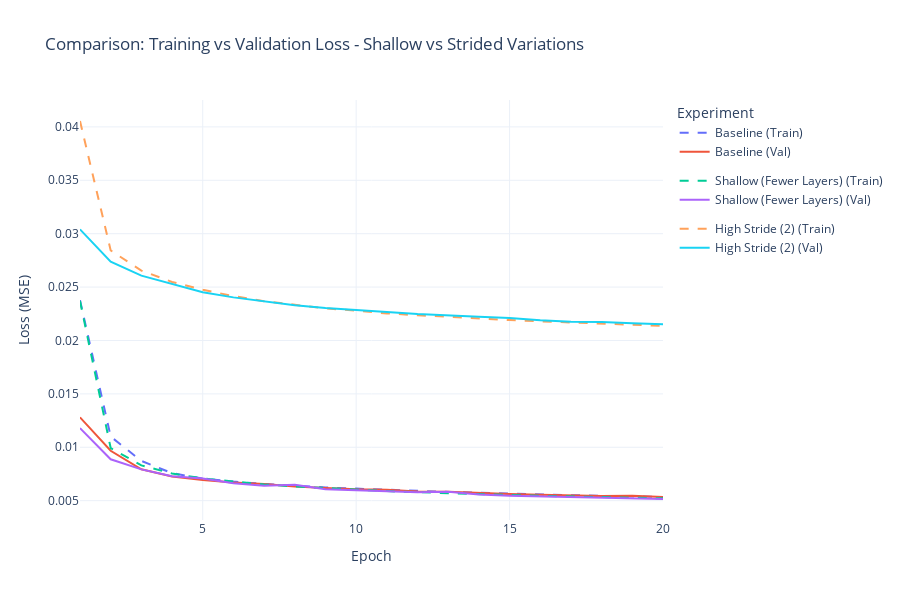

The notebook cell saved with this chart:
### Code cell
# Plot comparison
plot_comparison_full(df_current, experiment="Shallow vs Strided Variations")

### Figure 1 — Plotly figure (JSON) as saved in the notebook; plotly's stock layout.template omitted (floating-point values rounded to 4 significant figures)
{"data": [{"legendgroup": "Baseline", "line": {"dash": "dash"}, "mode": "lines", "name": "Baseline (Train)", "type": "scatter", "x": [1, 2, 3, 4, 5, 6, 7, 8, 9, 10, 11, 12, 13, 14, 15, 16, 17, 18, 19, 20], "y": [0.02378, 0.011, 0.008723, 0.007573, 0.007072, 0.006787, 0.006573, 0.006394, 0.00624, 0.006129, 0.006011, 0.005909, 0.005824, 0.005737, 0.005648, 0.005586, 0.005514, 0.005456, 0.005415, 0.005344]}, {"legendgroup": "Baseline", "line": {"dash": "solid"}, "mode": "lines", "name": "Baseline (Val)", "type": "scatter", "x": [1, 2, 3, 4, 5, 6, 7, 8, 9, 10, 11, 12, 13, 14, 15, 16, 17, 18, 19, 20], "y": [0.0128, 0.009672, 0.007939, 0.007273, 0.006935, 0.006692, 0.00657, 0.006324, 0.006196, 0.00607, 0.006029, 0.005857, 0.005836, 0.005712, 0.005617, 0.005543, 0.005482, 0.005432, 0.005461, 0.005353]}, {"legendgroup": "Shallow (Fewer Layers)", "line": {"dash": "dash"}, "mode": "lines", "name": "Shallow (Fewer Layers) (Train)", "type": "scatter", "x": [1, 2, 3, 4, 5, 6, 7, 8, 9, 10, 11, 12, 13, 14, 15, 16, 17, 18, 19, 20], "y": [0.02371, 0.009926, 0.008306, 0.007547, 0.007083, 0.006767, 0.006518, 0.006331, 0.006165, 0.006029, 0.005899, 0.005792, 0.005687, 0.00561, 0.005529, 0.005456, 0.005378, 0.005342, 0.005246, 0.005219]}, {"legendgroup": "Shallow (Fewer Layers)", "line": {"dash": "solid"}, "mode": "lines", "name": "Shallow (Fewer Layers) (Val)", "type": "scatter", "x": [1, 2, 3, 4, 5, 6, 7, 8, 9, 10, 11, 12, 13, 14, 15, 16, 17, 18, 19, 20], "y": [0.0118, 0.008877, 0.007932, 0.007285, 0.007087, 0.00664, 0.006409, 0.006495, 0.006076, 0.005966, 0.00589, 0.005783, 0.00583, 0.005577, 0.005466, 0.005402, 0.005327, 0.005276, 0.005228, 0.005157]}, {"legendgroup": "High Stride (2)", "line": {"dash": "dash"}, "mode": "lines", "name": "High Stride (2) (Train)", "type": "scatter", "x": [1, 2, 3, 4, 5, 6, 7, 8, 9, 10, 11, 12, 13, 14, 15, 16, 17, 18, 19, 20], "y": [0.04055, 0.02843, 0.02654, 0.02548, 0.02474, 0.02416, 0.02368, 0.02332, 0.02301, 0.02279, 0.02253, 0.02237, 0.0222, 0.02206, 0.02191, 0.02179, 0.02167, 0.02159, 0.02145, 0.02137]}, {"legendgroup": "High Stride (2)", "line": {"dash": "solid"}, "mode": "lines", "name": "High Stride (2) (Val)", "type": "scatter", "x": [1, 2, 3, 4, 5, 6, 7, 8, 9, 10, 11, 12, 13, 14, 15, 16, 17, 18, 19, 20], "y": [0.03041, 0.02739, 0.02607, 0.02527, 0.02452, 0.02404, 0.02363, 0.02329, 0.02304, 0.02289, 0.02267, 0.02247, 0.02238, 0.02222, 0.02211, 0.0219, 0.02176, 0.02174, 0.02161, 0.02152]}], "layout": {"height": 600, "legend": {"title": {"text": "Experiment"}}, "title": {"text": "Comparison: Training vs Validation Loss - Shallow vs Strided Variations"}, "xaxis": {"title": {"text": "Epoch"}}, "yaxis": {"title": {"text": "Loss (MSE)"}}}}
